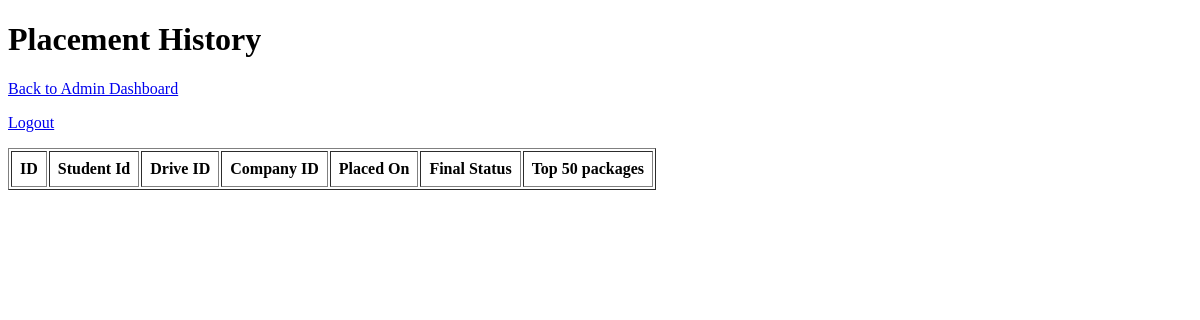
Before: /admin/placements (signed in) with the older database file.
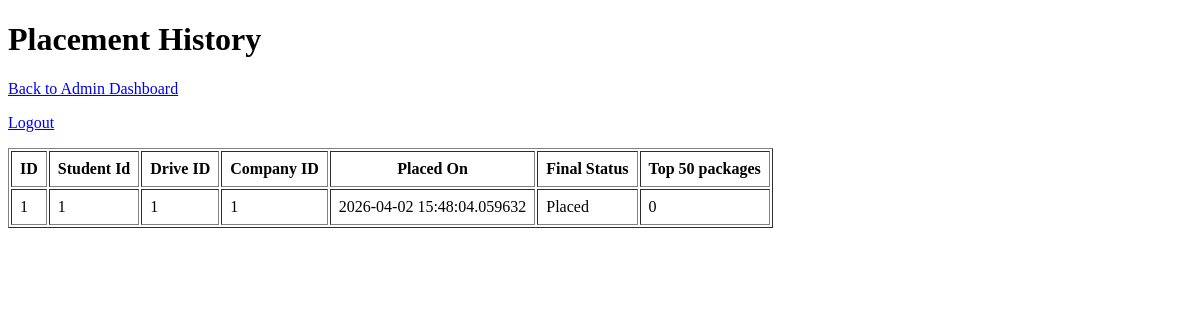
After: the same page with the newer database file.
### models.py (models this page shows)
class Placement(db.Model):
    id = db.Column(db.Integer, primary_key = True)
    student_id = db.Column(db.Integer, db.ForeignKey('student.id'), nullable = False)
    drive_id = db.Column(db.Integer, db.ForeignKey('placement_drive.id'), nullable = False)
    company_id = db.Column(db.Integer, db.ForeignKey('company.id'), nullable=False)
    placed_on = db.Column(db.DateTime, default = datetime.now(UTC))
    final_status = db.Column(db.String(50), default = "Pending")
    top_50_packages = db.Column(db.Integer, nullable = False)
    drive = db.relationship('PlacementDrive')
    company = db.relationship('Company')

### app.py (the view)
@app.route("/admin/placements")
def admin_placements():
    if not admin_logged_in():
        flash("Unauthorized access.")
        return redirect(url_for("login"))
    placements = Placement.query.all()
    return render_template("admin_placements.html", placements = placements)

### app.py (called while the page is built)
def admin_logged_in():
    return "user_id" in session and session.get("role") =="admin"

### templates/admin_placements.html (shortened to what this page needs)
<!DOCTYPE html>
<html lang="en">
<head>
</head>
<body>
    <h1>Placement History</h1>
    <p><a href="{{ url_for('admin_dashboard') }}">Back to Admin Dashboard</a></p>
    <p><a href="{{ url_for('logout') }}">Logout</a></p>
    <table border="1" cellpadding="8">
        <tr>
            <th>ID</th>
            <th>Student Id</th>
            <th>Drive ID</th>
            <th>Company ID</th>
            <th>Placed On</th>
            <th>Final Status</th>
            <th>Top 50 packages</th>
        </tr>
        {% for placement in placements %}
        <tr>
            <td>{{ placement.id }}</td>
            <td>{{ placement.student_id }}</td>
            <td>{{ placement.drive_id }}</td>
            <td>{{ placement.company_id }}</td>
            <td>{{ placement.placed_on }}</td>
            <td>{{ placement.final_status }}</td>
            <td>{{ placement.top_50_packages }}</td>
        </tr>
        {% endfor %}
    </table>
</body>
</html>

Changed rows visible on the page:
added Placement: id "1", student_id "1", drive_id "1", company_id "1", placed_on "2026-04-02 15:48:04.059632", final_status "Placed", top_50_packages "0"
